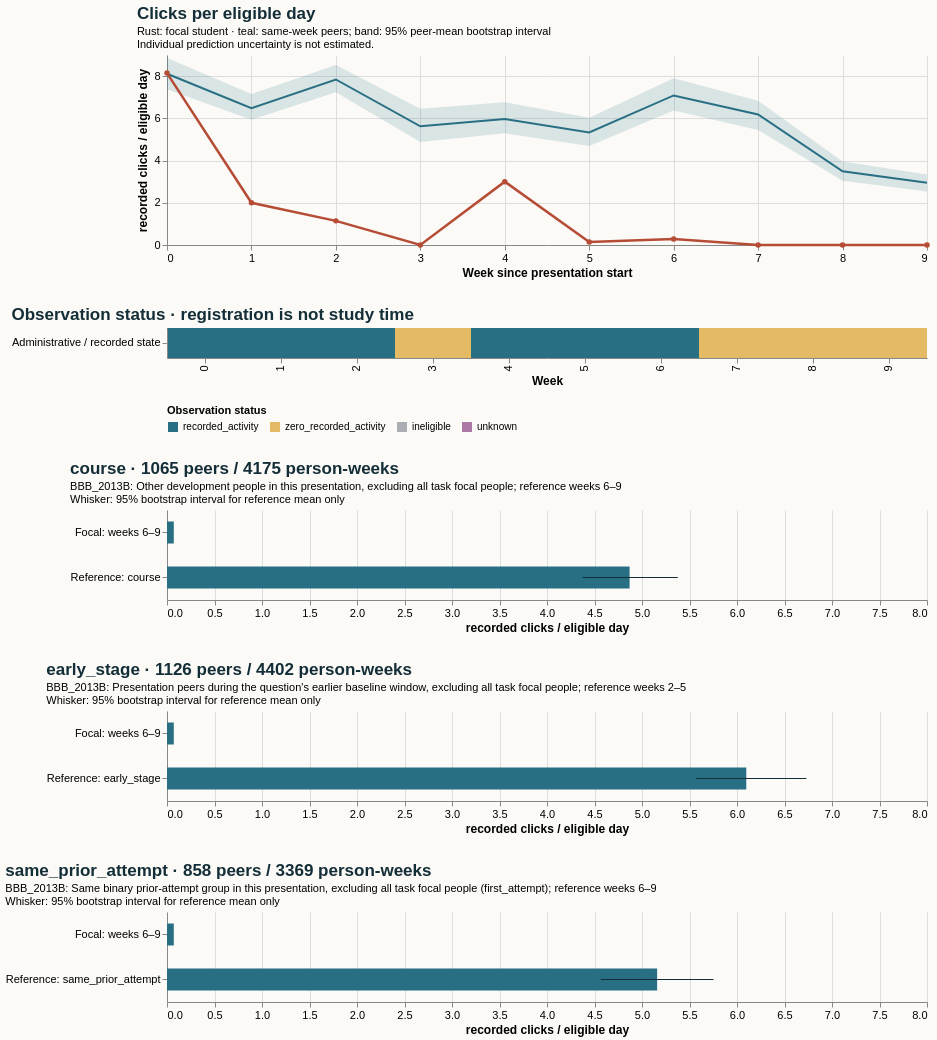

The Vega-Lite source for this figure:
### Vega-Lite specification from a JSON file in a GitHub repository (floating-point values rounded to 4 significant figures)
{"$schema": "https://vega.github.io/schema/vega-lite/v5.20.1.json", "config": {"axis": {"labelFontSize": 11, "titleFontSize": 12}, "background": "#fbfaf7", "font": "sans-serif", "title": {"anchor": "start", "color": "#142e38", "fontSize": 17, "subtitleFontSize": 11}, "view": {"continuousHeight": 300, "continuousWidth": 300, "stroke": null}}, "datasets": {"data-5179fcca83fe2a715d3d585a8917c588": [{"eligible_days": 7.0, "end_day": 6, "logging_completeness": "unknown", "observation_status": "recorded_activity", "row": "Administrative / recorded state", "score_status": "withheld_release_time_unknown", "start_day": 0, "value": 8.143, "week": 0}, {"eligible_days": 7.0, "end_day": 13, "logging_completeness": "unknown", "observation_status": "recorded_activity", "row": "Administrative / recorded state", "score_status": "withheld_release_time_unknown", "start_day": 7, "value": 2.0, "week": 1}, {"eligible_days": 7.0, "end_day": 20, "logging_completeness": "unknown", "observation_status": "recorded_activity", "row": "Administrative / recorded state", "score_status": "withheld_release_time_unknown", "start_day": 14, "value": 1.143, "week": 2}, {"eligible_days": 7.0, "end_day": 27, "logging_completeness": "unknown", "observation_status": "zero_recorded_activity", "row": "Administrative / recorded state", "score_status": "withheld_release_time_unknown", "start_day": 21, "value": 0.0, "week": 3}, {"eligible_days": 7.0, "end_day": 34, "logging_completeness": "unknown", "observation_status": "recorded_activity", "row": "Administrative / recorded state", "score_status": "withheld_release_time_unknown", "start_day": 28, "value": 3.0, "week": 4}, {"eligible_days": 7.0, "end_day": 41, "logging_completeness": "unknown", "observation_status": "recorded_activity", "row": "Administrative / recorded state", "score_status": "withheld_release_time_unknown", "start_day": 35, "value": 0.1429, "week": 5}, {"eligible_days": 7.0, "end_day": 48, "logging_completeness": "unknown", "observation_status": "recorded_activity", "row": "Administrative / recorded state", "score_status": "withheld_release_time_unknown", "start_day": 42, "value": 0.2857, "week": 6}, {"eligible_days": 7.0, "end_day": 55, "logging_completeness": "unknown", "observation_status": "zero_recorded_activity", "row": "Administrative / recorded state", "score_status": "withheld_release_time_unknown", "start_day": 49, "value": 0.0, "week": 7}, {"eligible_days": 7.0, "end_day": 62, "logging_completeness": "unknown", "observation_status": "zero_recorded_activity", "row": "Administrative / recorded state", "score_status": "withheld_release_time_unknown", "start_day": 56, "value": 0.0, "week": 8}, {"eligible_days": 7.0, "end_day": 69, "logging_completeness": "unknown", "observation_status": "zero_recorded_activity", "row": "Administrative / recorded state", "score_status": "withheld_release_time_unknown", "start_day": 63, "value": 0.0, "week": 9}], "data-583a848041344fd59070b57f4613ec14": [{"hi": null, "lo": null, "series": "Focal: weeks 6–9", "value": 0.07143}, {"hi": 6.731, "lo": 5.571, "series": "Reference: early_stage", "value": 6.098}], "data-777b447ba1d6020ec13f75d0571b2d8e": [{"hi": null, "lo": null, "series": "Focal: weeks 6–9", "value": 0.07143}, {"hi": 5.753, "lo": 4.567, "series": "Reference: same_prior_attempt", "value": 5.159}], "data-bf1287845ab29ca037bf5ab4e58e9cd2": [{"end_day": 6, "focal_value": 8.143, "peer_ci_high": 8.855, "peer_ci_low": 7.372, "peer_mean": 8.112, "peer_observations": 1151, "peer_people": 1151, "reference": "course", "unit": "recorded clicks / eligible day", "week": 0}, {"end_day": 13, "focal_value": 2.0, "peer_ci_high": 7.148, "peer_ci_low": 5.928, "peer_mean": 6.478, "peer_observations": 1144, "peer_people": 1144, "reference": "course", "unit": "recorded clicks / eligible day", "week": 1}, {"end_day": 20, "focal_value": 1.143, "peer_ci_high": 8.523, "peer_ci_low": 7.237, "peer_mean": 7.84, "peer_observations": 1126, "peer_people": 1126, "reference": "course", "unit": "recorded clicks / eligible day", "week": 2}, {"end_day": 27, "focal_value": 0.0, "peer_ci_high": 6.459, "peer_ci_low": 4.873, "peer_mean": 5.624, "peer_observations": 1119, "peer_people": 1119, "reference": "course", "unit": "recorded clicks / eligible day", "week": 3}, {"end_day": 34, "focal_value": 3.0, "peer_ci_high": 6.763, "peer_ci_low": 5.29, "peer_mean": 5.963, "peer_observations": 1082, "peer_people": 1082, "reference": "course", "unit": "recorded clicks / eligible day", "week": 4}, {"end_day": 41, "focal_value": 0.1429, "peer_ci_high": 6.032, "peer_ci_low": 4.688, "peer_mean": 5.327, "peer_observations": 1075, "peer_people": 1075, "reference": "course", "unit": "recorded clicks / eligible day", "week": 5}, {"end_day": 48, "focal_value": 0.2857, "peer_ci_high": 7.902, "peer_ci_low": 6.376, "peer_mean": 7.085, "peer_observations": 1065, "peer_people": 1065, "reference": "course", "unit": "recorded clicks / eligible day", "week": 6}, {"end_day": 55, "focal_value": 0.0, "peer_ci_high": 6.836, "peer_ci_low": 5.451, "peer_mean": 6.182, "peer_observations": 1049, "peer_people": 1049, "reference": "course", "unit": "recorded clicks / eligible day", "week": 7}, {"end_day": 62, "focal_value": 0.0, "peer_ci_high": 3.958, "peer_ci_low": 3.044, "peer_mean": 3.491, "peer_observations": 1039, "peer_people": 1039, "reference": "course", "unit": "recorded clicks / eligible day", "week": 8}, {"end_day": 69, "focal_value": 0.0, "peer_ci_high": 3.335, "peer_ci_low": 2.534, "peer_mean": 2.947, "peer_observations": 1022, "peer_people": 1022, "reference": "course", "unit": "recorded clicks / eligible day", "week": 9}], "data-dd0e9b55c7a4b99cb3ea5b0900aa2fb9": [{"hi": null, "lo": null, "series": "Focal: weeks 6–9", "value": 0.07143}, {"hi": 5.377, "lo": 4.375, "series": "Reference: course", "value": 4.87}]}, "resolve": {"scale": {"color": "independent"}}, "spacing": 28, "vconcat": [{"data": {"name": "data-bf1287845ab29ca037bf5ab4e58e9cd2"}, "height": 190, "layer": [{"encoding": {"x": {"axis": {"tickMinStep": 1}, "field": "week", "title": "Week since presentation start", "type": "quantitative"}, "y": {"field": "peer_ci_low", "scale": {"zero": true}, "title": "recorded clicks / eligible day", "type": "quantitative"}, "y2": {"field": "peer_ci_high"}}, "mark": {"color": "#286f83", "opacity": 0.16, "type": "area"}}, {"encoding": {"tooltip": [{"field": "week", "type": "quantitative"}, {"field": "peer_mean", "type": "quantitative"}, {"field": "peer_people", "type": "quantitative"}, {"field": "peer_observations", "type": "quantitative"}], "x": {"field": "week", "type": "quantitative"}, "y": {"field": "peer_mean", "type": "quantitative"}}, "mark": {"color": "#286f83", "strokeWidth": 2, "type": "line"}}, {"encoding": {"tooltip": [{"field": "week", "type": "quantitative"}, {"field": "focal_value", "type": "quantitative"}], "x": {"field": "week", "type": "quantitative"}, "y": {"field": "focal_value", "type": "quantitative"}}, "mark": {"color": "#b64c35", "point": {"color": "#b64c35"}, "strokeWidth": 2.5, "type": "line"}}], "title": {"subtitle": ["Rust: focal student · teal: same-week peers; band: 95% peer-mean bootstrap interval", "Individual prediction uncertainty is not estimated."], "text": "Clicks per eligible day"}, "width": 760}, {"data": {"name": "data-5179fcca83fe2a715d3d585a8917c588"}, "encoding": {"color": {"field": "observation_status", "legend": {"labelLimit": 260, "orient": "bottom"}, "scale": {"domain": ["recorded_activity", "zero_recorded_activity", "ineligible", "unknown"], "range": ["#286f83", "#e4bb64", "#aaaeb3", "#ac78a5"]}, "title": "Observation status", "type": "nominal"}, "tooltip": [{"field": "week", "type": "quantitative"}, {"field": "eligible_days", "type": "quantitative"}, {"field": "observation_status", "type": "nominal"}, {"field": "logging_completeness", "type": "nominal"}], "x": {"field": "week", "title": "Week", "type": "ordinal"}, "y": {"field": "row", "title": null, "type": "nominal"}}, "height": 30, "mark": {"type": "rect"}, "title": "Observation status · registration is not study time", "width": 760}, {"data": {"name": "data-dd0e9b55c7a4b99cb3ea5b0900aa2fb9"}, "height": 90, "layer": [{"encoding": {"x": {"field": "value", "scale": {"domain": [0, 7.067], "zero": true}, "title": "recorded clicks / eligible day", "type": "quantitative"}, "y": {"field": "series", "sort": null, "title": null, "type": "nominal"}}, "mark": {"color": "#286f83", "size": 22, "type": "bar"}}, {"encoding": {"x": {"field": "lo", "type": "quantitative"}, "x2": {"field": "hi"}, "y": {"field": "series", "sort": null, "title": null, "type": "nominal"}}, "mark": {"color": "#142e38", "type": "rule"}}], "title": {"subtitle": ["BBB_2013B: Other development people in this presentation, excluding all task focal people; reference weeks 6–9", "Whisker: 95% bootstrap interval for reference mean only"], "text": "course · 1065 peers / 4175 person-weeks"}, "width": 760}, {"data": {"name": "data-583a848041344fd59070b57f4613ec14"}, "height": 90, "layer": [{"encoding": {"x": {"field": "value", "scale": {"domain": [0, 7.067], "zero": true}, "title": "recorded clicks / eligible day", "type": "quantitative"}, "y": {"field": "series", "sort": null, "title": null, "type": "nominal"}}, "mark": {"color": "#286f83", "size": 22, "type": "bar"}}, {"encoding": {"x": {"field": "lo", "type": "quantitative"}, "x2": {"field": "hi"}, "y": {"field": "series", "sort": null, "title": null, "type": "nominal"}}, "mark": {"color": "#142e38", "type": "rule"}}], "title": {"subtitle": ["BBB_2013B: Presentation peers during the question's earlier baseline window, excluding all task focal people; reference weeks 2–5", "Whisker: 95% bootstrap interval for reference mean only"], "text": "early_stage · 1126 peers / 4402 person-weeks"}, "width": 760}, {"data": {"name": "data-777b447ba1d6020ec13f75d0571b2d8e"}, "height": 90, "layer": [{"encoding": {"x": {"field": "value", "scale": {"domain": [0, 7.067], "zero": true}, "title": "recorded clicks / eligible day", "type": "quantitative"}, "y": {"field": "series", "sort": null, "title": null, "type": "nominal"}}, "mark": {"color": "#286f83", "size": 22, "type": "bar"}}, {"encoding": {"x": {"field": "lo", "type": "quantitative"}, "x2": {"field": "hi"}, "y": {"field": "series", "sort": null, "title": null, "type": "nominal"}}, "mark": {"color": "#142e38", "type": "rule"}}], "title": {"subtitle": ["BBB_2013B: Same binary prior-attempt group in this presentation, excluding all task focal people (first_attempt); reference weeks 6–9", "Whisker: 95% bootstrap interval for reference mean only"], "text": "same_prior_attempt · 858 peers / 3369 person-weeks"}, "width": 760}]}
